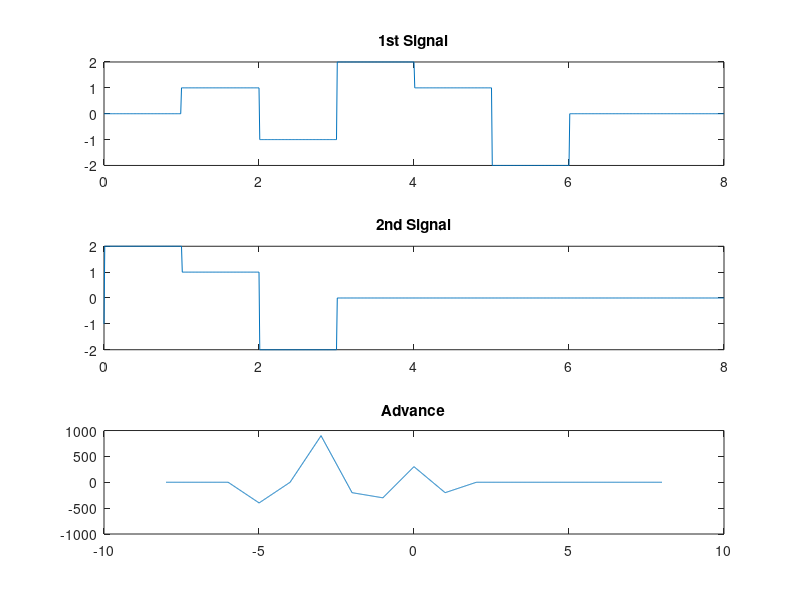

This figure's MATLAB source:
clc;
clear all;
t = 0 : 0.01 : 8;
rand=randi([-4,4],1,1)

x=(1)*(t>=1 & t<=2) + ((-1)*(t>2 & t<=3)) + ((2)*(t>3 & t<=4)) + ((1)*(t>4 & t<=5)) + ((-2)*(t>5 & t<=6));
y=(1)*(t>=1+rand & t<=2+rand) + ((-1)*(t>2+rand & t<=3+rand)) + ((2)*(t>3+rand & t<=4+rand)) + ((1)*(t>4+rand & t<=5+rand)) + ((-2)*(t>5+rand & t<=6+rand));


subplot(3, 1, 1);
plot(t, x);
title('1st Signal');

subplot(3, 1, 2);
plot(t, y);
title('2nd Signal');

range = length(t) - 1;
z = (-range : range) / 100;
cor = xcorr(y, x);
if(rand<0)
    subplot(3, 1, 3);
    plot(z, cor);
    title('Advance');  
elseif(rand>0)
    subplot(3, 1, 3);
    plot(z, cor);
    title('Delay');
else
    subplot(3, 1, 3);
    plot(z, cor);
    title('No Delay');
end